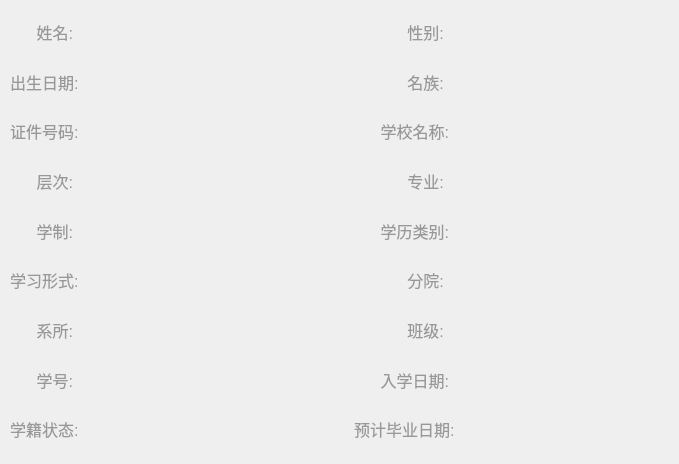
<?xml version="1.0" encoding="UTF-8"?>
<ui version="4.0">
 <class>FormArchives</class>
 <widget class="QWidget" name="FormArchives">
  <property name="geometry">
   <rect>
    <x>0</x>
    <y>0</y>
    <width>679</width>
    <height>464</height>
   </rect>
  </property>
  <property name="windowTitle">
   <string>Form</string>
  </property>
  <widget class="QWidget" name="layoutWidget">
   <property name="geometry">
    <rect>
     <x>100</x>
     <y>10</y>
     <width>171</width>
     <height>441</height>
    </rect>
   </property>
   <layout class="QVBoxLayout" name="verticalLayout_3">
    <item>
     <widget class="QLabel" name="label_19">
      <property name="font">
       <font>
        <pointsize>12</pointsize>
       </font>
      </property>
      <property name="text">
       <string/>
      </property>
     </widget>
    </item>
    <item>
     <widget class="QLabel" name="label_20">
      <property name="font">
       <font>
        <pointsize>12</pointsize>
       </font>
      </property>
      <property name="text">
       <string/>
      </property>
     </widget>
    </item>
    <item>
     <widget class="QLabel" name="label_21">
      <property name="font">
       <font>
        <pointsize>12</pointsize>
       </font>
      </property>
      <property name="text">
       <string/>
      </property>
     </widget>
    </item>
    <item>
     <widget class="QLabel" name="label_22">
      <property name="font">
       <font>
        <pointsize>12</pointsize>
       </font>
      </property>
      <property name="text">
       <string/>
      </property>
     </widget>
    </item>
    <item>
     <widget class="QLabel" name="label_23">
      <property name="font">
       <font>
        <pointsize>12</pointsize>
       </font>
      </property>
      <property name="text">
       <string/>
      </property>
     </widget>
    </item>
    <item>
     <widget class="QLabel" name="label_24">
      <property name="font">
       <font>
        <pointsize>12</pointsize>
       </font>
      </property>
      <property name="text">
       <string/>
      </property>
     </widget>
    </item>
    <item>
     <widget class="QLabel" name="label_25">
      <property name="font">
       <font>
        <pointsize>12</pointsize>
       </font>
      </property>
      <property name="text">
       <string/>
      </property>
     </widget>
    </item>
    <item>
     <widget class="QLabel" name="label_26">
      <property name="font">
       <font>
        <pointsize>12</pointsize>
       </font>
      </property>
      <property name="text">
       <string/>
      </property>
     </widget>
    </item>
    <item>
     <widget class="QLabel" name="label_27">
      <property name="font">
       <font>
        <pointsize>12</pointsize>
       </font>
      </property>
      <property name="text">
       <string/>
      </property>
     </widget>
    </item>
   </layout>
  </widget>
  <widget class="QWidget" name="layoutWidget_2">
   <property name="geometry">
    <rect>
     <x>470</x>
     <y>10</y>
     <width>191</width>
     <height>441</height>
    </rect>
   </property>
   <layout class="QVBoxLayout" name="verticalLayout_4">
    <item>
     <widget class="QLabel" name="label_28">
      <property name="font">
       <font>
        <pointsize>12</pointsize>
       </font>
      </property>
      <property name="text">
       <string/>
      </property>
     </widget>
    </item>
    <item>
     <widget class="QLabel" name="label_29">
      <property name="font">
       <font>
        <pointsize>12</pointsize>
       </font>
      </property>
      <property name="text">
       <string/>
      </property>
     </widget>
    </item>
    <item>
     <widget class="QLabel" name="label_30">
      <property name="font">
       <font>
        <pointsize>12</pointsize>
       </font>
      </property>
      <property name="text">
       <string/>
      </property>
     </widget>
    </item>
    <item>
     <widget class="QLabel" name="label_31">
      <property name="font">
       <font>
        <pointsize>12</pointsize>
       </font>
      </property>
      <property name="text">
       <string/>
      </property>
     </widget>
    </item>
    <item>
     <widget class="QLabel" name="label_32">
      <property name="font">
       <font>
        <pointsize>12</pointsize>
       </font>
      </property>
      <property name="text">
       <string/>
      </property>
     </widget>
    </item>
    <item>
     <widget class="QLabel" name="label_33">
      <property name="font">
       <font>
        <pointsize>12</pointsize>
       </font>
      </property>
      <property name="text">
       <string/>
      </property>
     </widget>
    </item>
    <item>
     <widget class="QLabel" name="label_34">
      <property name="font">
       <font>
        <pointsize>12</pointsize>
       </font>
      </property>
      <property name="text">
       <string/>
      </property>
     </widget>
    </item>
    <item>
     <widget class="QLabel" name="label_35">
      <property name="font">
       <font>
        <pointsize>12</pointsize>
       </font>
      </property>
      <property name="text">
       <string/>
      </property>
     </widget>
    </item>
    <item>
     <widget class="QLabel" name="label_36">
      <property name="font">
       <font>
        <pointsize>12</pointsize>
       </font>
      </property>
      <property name="text">
       <string/>
      </property>
     </widget>
    </item>
   </layout>
  </widget>
  <widget class="QWidget" name="">
   <property name="geometry">
    <rect>
     <x>10</x>
     <y>10</y>
     <width>91</width>
     <height>441</height>
    </rect>
   </property>
   <layout class="QVBoxLayout" name="verticalLayout">
    <item>
     <widget class="QLabel" name="label_1">
      <property name="font">
       <font>
        <pointsize>12</pointsize>
       </font>
      </property>
      <property name="styleSheet">
       <string notr="true">color: rgb(152, 152, 152);</string>
      </property>
      <property name="text">
       <string>      姓名:</string>
      </property>
     </widget>
    </item>
    <item>
     <widget class="QLabel" name="label_2">
      <property name="font">
       <font>
        <pointsize>12</pointsize>
       </font>
      </property>
      <property name="styleSheet">
       <string notr="true">color: rgb(152, 152, 152);</string>
      </property>
      <property name="text">
       <string>出生日期:</string>
      </property>
     </widget>
    </item>
    <item>
     <widget class="QLabel" name="label_3">
      <property name="font">
       <font>
        <pointsize>12</pointsize>
       </font>
      </property>
      <property name="styleSheet">
       <string notr="true">color: rgb(152, 152, 152);</string>
      </property>
      <property name="text">
       <string>证件号码:</string>
      </property>
     </widget>
    </item>
    <item>
     <widget class="QLabel" name="label_4">
      <property name="font">
       <font>
        <pointsize>12</pointsize>
       </font>
      </property>
      <property name="styleSheet">
       <string notr="true">color: rgb(152, 152, 152);</string>
      </property>
      <property name="text">
       <string>      层次:</string>
      </property>
     </widget>
    </item>
    <item>
     <widget class="QLabel" name="label_5">
      <property name="font">
       <font>
        <pointsize>12</pointsize>
       </font>
      </property>
      <property name="styleSheet">
       <string notr="true">color: rgb(152, 152, 152);</string>
      </property>
      <property name="text">
       <string>      学制:</string>
      </property>
     </widget>
    </item>
    <item>
     <widget class="QLabel" name="label_6">
      <property name="font">
       <font>
        <pointsize>12</pointsize>
       </font>
      </property>
      <property name="styleSheet">
       <string notr="true">color: rgb(152, 152, 152);</string>
      </property>
      <property name="text">
       <string>学习形式:</string>
      </property>
     </widget>
    </item>
    <item>
     <widget class="QLabel" name="label_7">
      <property name="font">
       <font>
        <pointsize>12</pointsize>
       </font>
      </property>
      <property name="styleSheet">
       <string notr="true">color: rgb(152, 152, 152);</string>
      </property>
      <property name="text">
       <string>      系所:</string>
      </property>
     </widget>
    </item>
    <item>
     <widget class="QLabel" name="label_8">
      <property name="font">
       <font>
        <pointsize>12</pointsize>
       </font>
      </property>
      <property name="styleSheet">
       <string notr="true">color: rgb(152, 152, 152);</string>
      </property>
      <property name="text">
       <string>      学号:</string>
      </property>
     </widget>
    </item>
    <item>
     <widget class="QLabel" name="label_9">
      <property name="font">
       <font>
        <pointsize>12</pointsize>
       </font>
      </property>
      <property name="styleSheet">
       <string notr="true">color: rgb(152, 152, 152);</string>
      </property>
      <property name="text">
       <string>学籍状态:</string>
      </property>
     </widget>
    </item>
   </layout>
  </widget>
  <widget class="QWidget" name="">
   <property name="geometry">
    <rect>
     <x>354</x>
     <y>10</y>
     <width>111</width>
     <height>441</height>
    </rect>
   </property>
   <layout class="QVBoxLayout" name="verticalLayout_2">
    <item>
     <widget class="QLabel" name="label_10">
      <property name="font">
       <font>
        <pointsize>12</pointsize>
       </font>
      </property>
      <property name="styleSheet">
       <string notr="true">color: rgb(152, 152, 152);</string>
      </property>
      <property name="text">
       <string>            性别:</string>
      </property>
     </widget>
    </item>
    <item>
     <widget class="QLabel" name="label_11">
      <property name="font">
       <font>
        <pointsize>12</pointsize>
       </font>
      </property>
      <property name="styleSheet">
       <string notr="true">color: rgb(152, 152, 152);</string>
      </property>
      <property name="text">
       <string>            名族:</string>
      </property>
     </widget>
    </item>
    <item>
     <widget class="QLabel" name="label_12">
      <property name="font">
       <font>
        <pointsize>12</pointsize>
       </font>
      </property>
      <property name="styleSheet">
       <string notr="true">color: rgb(152, 152, 152);</string>
      </property>
      <property name="text">
       <string>      学校名称:</string>
      </property>
     </widget>
    </item>
    <item>
     <widget class="QLabel" name="label_13">
      <property name="font">
       <font>
        <pointsize>12</pointsize>
       </font>
      </property>
      <property name="styleSheet">
       <string notr="true">color: rgb(152, 152, 152);</string>
      </property>
      <property name="text">
       <string>            专业:</string>
      </property>
     </widget>
    </item>
    <item>
     <widget class="QLabel" name="label_14">
      <property name="font">
       <font>
        <pointsize>12</pointsize>
       </font>
      </property>
      <property name="styleSheet">
       <string notr="true">color: rgb(152, 152, 152);</string>
      </property>
      <property name="text">
       <string>      学历类别:</string>
      </property>
     </widget>
    </item>
    <item>
     <widget class="QLabel" name="label_15">
      <property name="font">
       <font>
        <pointsize>12</pointsize>
       </font>
      </property>
      <property name="styleSheet">
       <string notr="true">color: rgb(152, 152, 152);</string>
      </property>
      <property name="text">
       <string>            分院:</string>
      </property>
     </widget>
    </item>
    <item>
     <widget class="QLabel" name="label_16">
      <property name="font">
       <font>
        <pointsize>12</pointsize>
       </font>
      </property>
      <property name="styleSheet">
       <string notr="true">color: rgb(152, 152, 152);</string>
      </property>
      <property name="text">
       <string>            班级:</string>
      </property>
     </widget>
    </item>
    <item>
     <widget class="QLabel" name="label_17">
      <property name="font">
       <font>
        <pointsize>12</pointsize>
       </font>
      </property>
      <property name="styleSheet">
       <string notr="true">color: rgb(152, 152, 152);</string>
      </property>
      <property name="text">
       <string>      入学日期:</string>
      </property>
     </widget>
    </item>
    <item>
     <widget class="QLabel" name="label_18">
      <property name="font">
       <font>
        <pointsize>12</pointsize>
       </font>
      </property>
      <property name="styleSheet">
       <string notr="true">color: rgb(152, 152, 152);</string>
      </property>
      <property name="text">
       <string>预计毕业日期:</string>
      </property>
     </widget>
    </item>
   </layout>
  </widget>
 </widget>
 <resources/>
 <connections/>
</ui>
